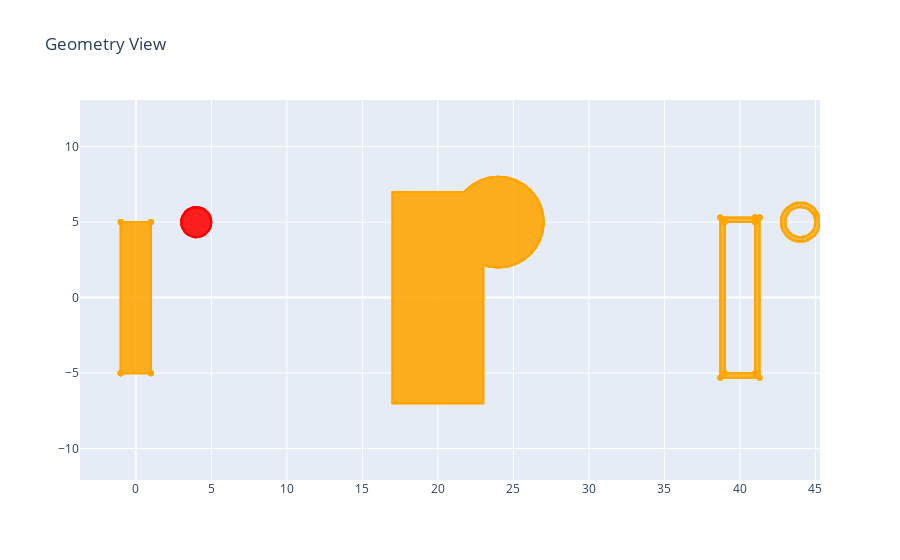

Notebook cell for this chart:
### Code cell
# OUTLINING
# You can make the outline of a shape:
out1 = base.copy()
out1.set_layer(1)
# Creates an outline of the shape with width of 0.3 um
out1.poly_outlining(0.3, 1)
out1.translate(40, 0)
geomE+=out1
GeomViewPlotly(geomE)
